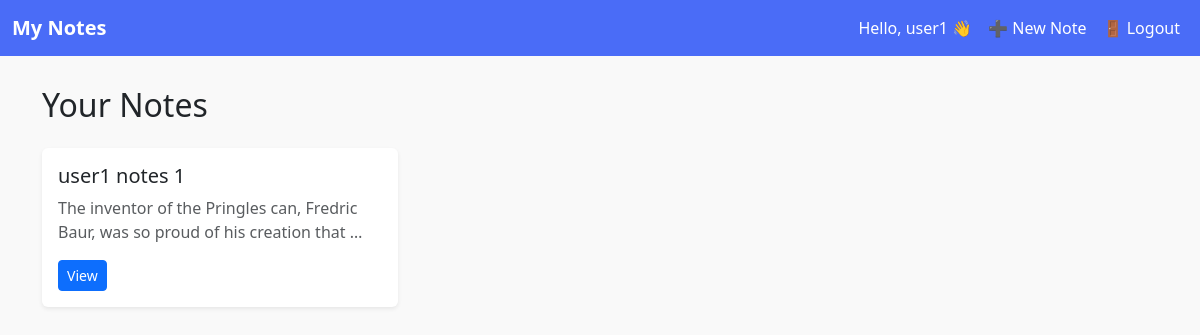
Screenshot of / (signed in) with the database file from the repository.
### notes/models.py (models this page shows, shortened)
class Note(models.Model):
    title = models.CharField(max_length=200)
    content = models.TextField()
    owner = models.ForeignKey(User, on_delete=models.CASCADE, related_name="notes")

### notes/views.py (the view)
# urls.py: path('', NoteListView.as_view(), name='note-list'),
class NoteListView(LoginRequiredMixin, ListView):
    model = Note
    template_name = "notes/note_list.html"
    def get_queryset(self):
        if self.request.user.is_superuser:
            return Note.objects.all()
        return Note.objects.filter(owner=self.request.user)

### templates/notes/note_list.html
{% extends "notes/base.html" %}
{% block content %}
<h2 class="mb-4">Your Notes</h2>
<div class="row">
  {% for note in object_list %}
    <div class="col-md-4 mb-3">
      <div class="card shadow-sm h-100 border-0">
        <div class="card-body">
          <h5 class="card-title">{{ note.title }}</h5>
          <p class="card-text text-muted">{{ note.content|truncatewords:15 }}</p>
          <a href="{% url 'note-detail' note.pk %}" class="btn btn-primary btn-sm">View</a>
        </div>
      </div>
    </div>
  {% empty %}
    <p>No notes found. <a href="{% url 'note-create' %}">Create one</a>.</p>
  {% endfor %}
</div>
{% endblock %}

### templates/notes/base.html (shortened to what this page needs)
{% load static %}
<!DOCTYPE html>
<html lang="en">
  <head>
    <link
      href="https://cdn.jsdelivr.net/npm/bootstrap@5.3.3/dist/css/bootstrap.min.css"
      rel="stylesheet"
    />
  </head>
  <body>
    <nav class="navbar navbar-expand-lg">
      <div class="container-fluid">
        <a class="navbar-brand fw-bold" href="{% url 'note-list' %}"
          >My Notes</a
        >
        <div class="collapse navbar-collapse">
          <ul class="navbar-nav ms-auto">
            {% if user.is_authenticated %}
            <li class="nav-item">
              <span class="nav-link text-white"
                >Hello, {{ user.username }} 👋</span
              >
            </li>
            <li class="nav-item">
              <a class="nav-link " href="{% url 'note-create' %}">➕ New Note</a>
            </li>
            <li class="nav-item">
              <form method="post" action="{% url 'logout' %}" class="d-inline">
                <button type="submit" class="btn btn-link nav-link">
                  🚪 Logout
                </button>
              </form>
            </li>
            {% endif %}
          </ul>
        </div>
      </div>
    </nav>
    <div class="container">{% block content %}{% endblock %}</div>
  </body>
</html>

### templates/notes/base.html (style rules this page uses)
body { background-color: #f9f9f9; }
.navbar { background-color: #4a6cf7; }
.navbar-brand, .nav-link { color: white !important; }
.container { margin-top: 30px; }

### rows the page displays
Note: title "user1 notes 1", content "The inventor of the Pringles can, Fredric Baur, was so proud of his creation that …"

### other values shown
{{ user.username }} "user1"
